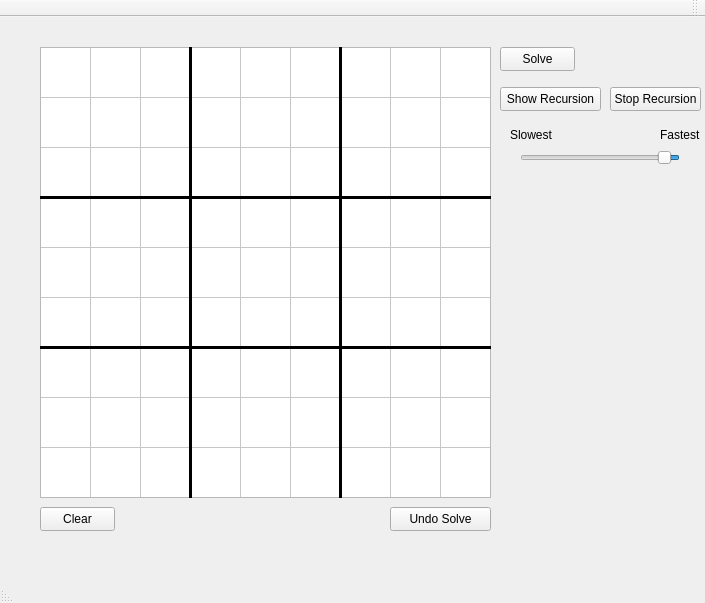
<?xml version="1.0" encoding="UTF-8"?>
<ui version="4.0">
 <class>SudokuClass</class>
 <widget class="QMainWindow" name="SudokuClass">
  <property name="geometry">
   <rect>
    <x>0</x>
    <y>0</y>
    <width>705</width>
    <height>603</height>
   </rect>
  </property>
  <property name="windowTitle">
   <string>Sudoku</string>
  </property>
  <property name="layoutDirection">
   <enum>Qt::RightToLeft</enum>
  </property>
  <widget class="QWidget" name="centralWidget">
   <widget class="QTableWidget" name="Table">
    <property name="geometry">
     <rect>
      <x>40</x>
      <y>30</y>
      <width>451</width>
      <height>451</height>
     </rect>
    </property>
    <property name="font">
     <font>
      <pointsize>12</pointsize>
     </font>
    </property>
    <property name="mouseTracking">
     <bool>false</bool>
    </property>
    <property name="frameShadow">
     <enum>QFrame::Plain</enum>
    </property>
    <property name="verticalScrollBarPolicy">
     <enum>Qt::ScrollBarAlwaysOff</enum>
    </property>
    <property name="horizontalScrollBarPolicy">
     <enum>Qt::ScrollBarAlwaysOff</enum>
    </property>
    <property name="rowCount">
     <number>9</number>
    </property>
    <property name="columnCount">
     <number>9</number>
    </property>
    <attribute name="horizontalHeaderVisible">
     <bool>false</bool>
    </attribute>
    <attribute name="horizontalHeaderMinimumSectionSize">
     <number>10</number>
    </attribute>
    <attribute name="horizontalHeaderDefaultSectionSize">
     <number>50</number>
    </attribute>
    <attribute name="horizontalHeaderHighlightSections">
     <bool>false</bool>
    </attribute>
    <attribute name="verticalHeaderVisible">
     <bool>false</bool>
    </attribute>
    <attribute name="verticalHeaderMinimumSectionSize">
     <number>10</number>
    </attribute>
    <attribute name="verticalHeaderDefaultSectionSize">
     <number>50</number>
    </attribute>
    <attribute name="verticalHeaderHighlightSections">
     <bool>false</bool>
    </attribute>
    <row/>
    <row/>
    <row/>
    <row/>
    <row/>
    <row/>
    <row/>
    <row/>
    <row/>
    <column/>
    <column/>
    <column/>
    <column/>
    <column/>
    <column/>
    <column/>
    <column/>
    <column/>
   </widget>
   <widget class="QPushButton" name="Clear">
    <property name="geometry">
     <rect>
      <x>40</x>
      <y>490</y>
      <width>75</width>
      <height>24</height>
     </rect>
    </property>
    <property name="text">
     <string>Clear</string>
    </property>
   </widget>
   <widget class="QPushButton" name="Solve">
    <property name="geometry">
     <rect>
      <x>500</x>
      <y>30</y>
      <width>75</width>
      <height>24</height>
     </rect>
    </property>
    <property name="text">
     <string>Solve</string>
    </property>
   </widget>
   <widget class="Line" name="line">
    <property name="geometry">
     <rect>
      <x>40</x>
      <y>170</y>
      <width>451</width>
      <height>21</height>
     </rect>
    </property>
    <property name="frameShadow">
     <enum>QFrame::Plain</enum>
    </property>
    <property name="lineWidth">
     <number>3</number>
    </property>
    <property name="orientation">
     <enum>Qt::Horizontal</enum>
    </property>
   </widget>
   <widget class="Line" name="line_2">
    <property name="geometry">
     <rect>
      <x>40</x>
      <y>320</y>
      <width>451</width>
      <height>21</height>
     </rect>
    </property>
    <property name="frameShadow">
     <enum>QFrame::Plain</enum>
    </property>
    <property name="lineWidth">
     <number>3</number>
    </property>
    <property name="orientation">
     <enum>Qt::Horizontal</enum>
    </property>
   </widget>
   <widget class="Line" name="line_3">
    <property name="geometry">
     <rect>
      <x>170</x>
      <y>30</y>
      <width>41</width>
      <height>451</height>
     </rect>
    </property>
    <property name="frameShadow">
     <enum>QFrame::Plain</enum>
    </property>
    <property name="lineWidth">
     <number>3</number>
    </property>
    <property name="orientation">
     <enum>Qt::Vertical</enum>
    </property>
   </widget>
   <widget class="Line" name="line_4">
    <property name="geometry">
     <rect>
      <x>320</x>
      <y>30</y>
      <width>41</width>
      <height>451</height>
     </rect>
    </property>
    <property name="frameShadow">
     <enum>QFrame::Plain</enum>
    </property>
    <property name="lineWidth">
     <number>3</number>
    </property>
    <property name="orientation">
     <enum>Qt::Vertical</enum>
    </property>
   </widget>
   <widget class="QPushButton" name="SolveSlow">
    <property name="geometry">
     <rect>
      <x>500</x>
      <y>70</y>
      <width>101</width>
      <height>24</height>
     </rect>
    </property>
    <property name="text">
     <string>Show Recursion</string>
    </property>
   </widget>
   <widget class="QPushButton" name="Undo_Solve">
    <property name="geometry">
     <rect>
      <x>390</x>
      <y>490</y>
      <width>101</width>
      <height>24</height>
     </rect>
    </property>
    <property name="text">
     <string>Undo Solve</string>
    </property>
   </widget>
   <widget class="QPushButton" name="Stop_Recussion">
    <property name="geometry">
     <rect>
      <x>610</x>
      <y>70</y>
      <width>91</width>
      <height>24</height>
     </rect>
    </property>
    <property name="text">
     <string>Stop Recursion</string>
    </property>
   </widget>
   <widget class="QSlider" name="horizontalSlider">
    <property name="geometry">
     <rect>
      <x>520</x>
      <y>130</y>
      <width>160</width>
      <height>22</height>
     </rect>
    </property>
    <property name="layoutDirection">
     <enum>Qt::RightToLeft</enum>
    </property>
    <property name="minimum">
     <number>10</number>
    </property>
    <property name="maximum">
     <number>200</number>
    </property>
    <property name="value">
     <number>20</number>
    </property>
    <property name="orientation">
     <enum>Qt::Horizontal</enum>
    </property>
   </widget>
   <widget class="QLabel" name="OutputLabel1_2">
    <property name="geometry">
     <rect>
      <x>510</x>
      <y>110</y>
      <width>49</width>
      <height>16</height>
     </rect>
    </property>
    <property name="text">
     <string>Slowest</string>
    </property>
   </widget>
   <widget class="QLabel" name="OutputLabel1_3">
    <property name="geometry">
     <rect>
      <x>660</x>
      <y>110</y>
      <width>49</width>
      <height>16</height>
     </rect>
    </property>
    <property name="text">
     <string>Fastest</string>
    </property>
   </widget>
   <widget class="QLabel" name="OutputLabel1">
    <property name="geometry">
     <rect>
      <x>600</x>
      <y>30</y>
      <width>49</width>
      <height>16</height>
     </rect>
    </property>
    <property name="layoutDirection">
     <enum>Qt::LeftToRight</enum>
    </property>
    <property name="text">
     <string/>
    </property>
   </widget>
   <widget class="QLabel" name="ErrorLabel">
    <property name="geometry">
     <rect>
      <x>150</x>
      <y>490</y>
      <width>211</width>
      <height>51</height>
     </rect>
    </property>
    <property name="font">
     <font>
      <pointsize>18</pointsize>
      <bold>true</bold>
     </font>
    </property>
    <property name="text">
     <string/>
    </property>
   </widget>
  </widget>
  <widget class="QMenuBar" name="menuBar">
   <property name="geometry">
    <rect>
     <x>0</x>
     <y>0</y>
     <width>705</width>
     <height>22</height>
    </rect>
   </property>
  </widget>
  <widget class="QToolBar" name="mainToolBar">
   <attribute name="toolBarArea">
    <enum>TopToolBarArea</enum>
   </attribute>
   <attribute name="toolBarBreak">
    <bool>false</bool>
   </attribute>
  </widget>
  <widget class="QStatusBar" name="statusBar"/>
 </widget>
 <layoutdefault spacing="6" margin="11"/>
 <resources>
  <include location="Sudoku.qrc"/>
 </resources>
 <connections/>
</ui>
